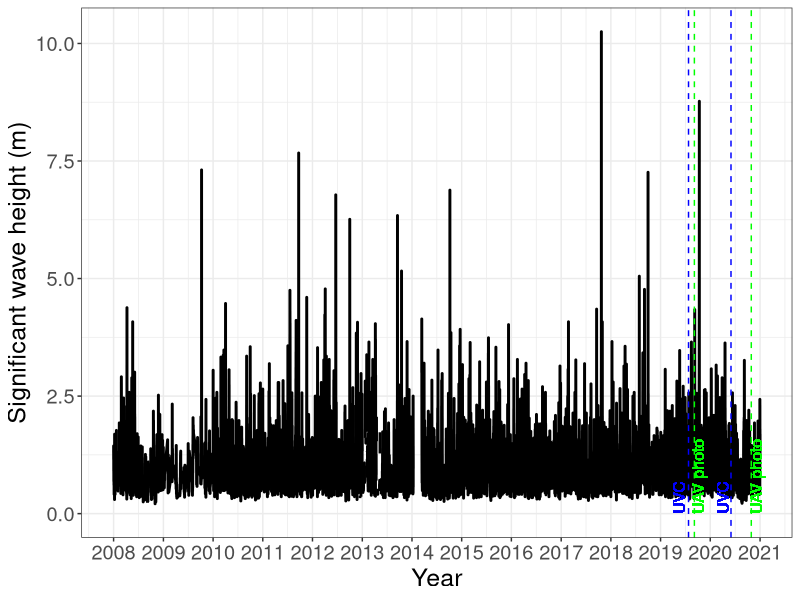

This figure's R source: (Note: this script raises an error after producing the figure.)
# Remember it is good coding technique to add additional packages to the top of
# your script 
library(lubridate) # for working with dates
library(ggplot2)  # for creating graphs
library(scales)   # to access breaks/formatting functions
library(gridExtra) # for arranging plots
library(dplyr)
library(ggpubr)

rm(list=ls())

# across 2008-2020 using 2hours interval data
Shimoda_wave2008_2020<- read.csv("Shimoda_wave_2008-2020.csv")
Shimoda_wave2008_2020$DateTime<-as.POSIXct(Shimoda_wave2008_2020$DateTime, tz="Asia/Tokyo")


plot_Shimoda_wave_2008_2020<-ggplot(Shimoda_wave2008_2020, aes(DateTime, Significant_wave))+
  xlab("Year") + ylab("Significant wave height (m)")+
  geom_line(aes(x=DateTime, y=Significant_wave),linewidth =1)+
  geom_vline(xintercept = as.POSIXct("2019-07-25"), linetype = 2, color = "blue", linewidth = 0.5)+
  geom_vline(xintercept = as.POSIXct("2019-09-06"), linetype = 2, color = "green", linewidth = 0.5)+
  geom_vline(xintercept = as.POSIXct("2020-06-01"), linetype = 2, color = "blue", linewidth = 0.5)+
  geom_vline(xintercept = as.POSIXct("2020-10-28"), linetype = 2, color = "green", linewidth = 0.5)+
  geom_text(mapping=aes(x = as.POSIXct("2019-07-25"),y=0,label="UVC"),color = "blue",size=4,angle =90,vjust= -0.3,hjust=0)+
  geom_text(mapping=aes(x = as.POSIXct("2019-09-06"),y=0,label="UAV photo"),color = "green",size=4,angle =90,vjust= 0.8,hjust=0)+
  geom_text(mapping=aes(x = as.POSIXct("2020-06-01"),y=0,label="UVC"),color = "blue",size=4,angle =90,vjust= -0.2,hjust=0)+
  geom_text(mapping=aes(x = as.POSIXct("2020-10-28"),y=0,label="UAV photo"),color = "green",size=4,angle =90,vjust= 0.9,hjust=0)+  
  theme_bw()+
  scale_x_datetime(date_breaks = "1 year", date_labels = "%Y")+
  theme(axis.text.x = element_text(),text = element_text(size = 18)) 

plot_Shimoda_wave_2008_2020

cowplot::plot_grid(plot_Shimoda_wave_2008_2020,    # (1, 1)
                   typhoonmap,                    # (2, 1)
                   align = "h",
                   rel_heights = c(.4, .6),
                   labels = c("a","b"), label_x = .1, label_y = .95) 

ggpubr::ggarrange(plot_Shimoda_wave_2008_2020, typhoonmap, labels = LETTERS)

ggsave("plot_Shimoda_wave_2008_2020.png", width = 8, height = 4, dpi = 300)




